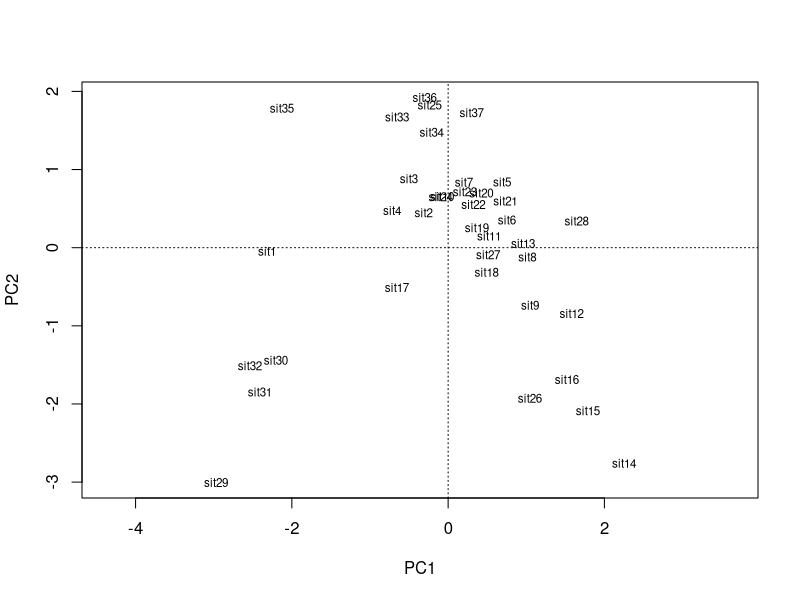
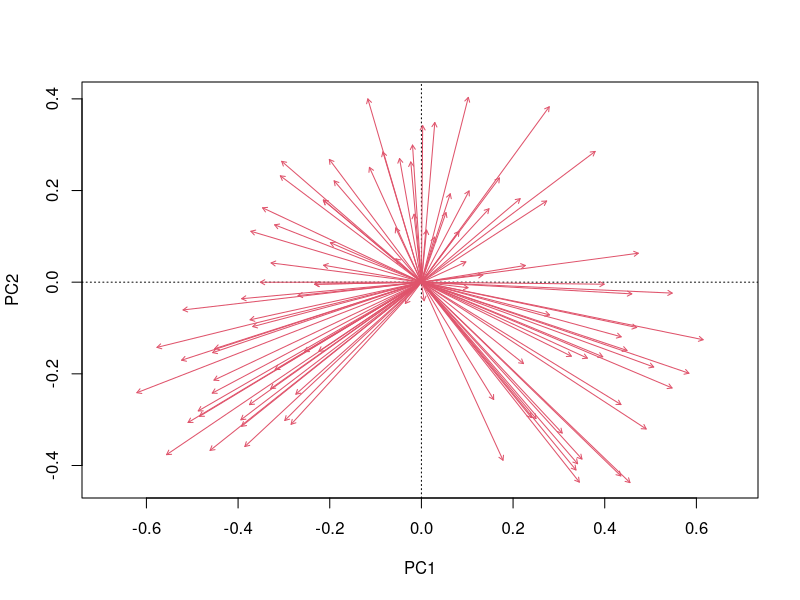
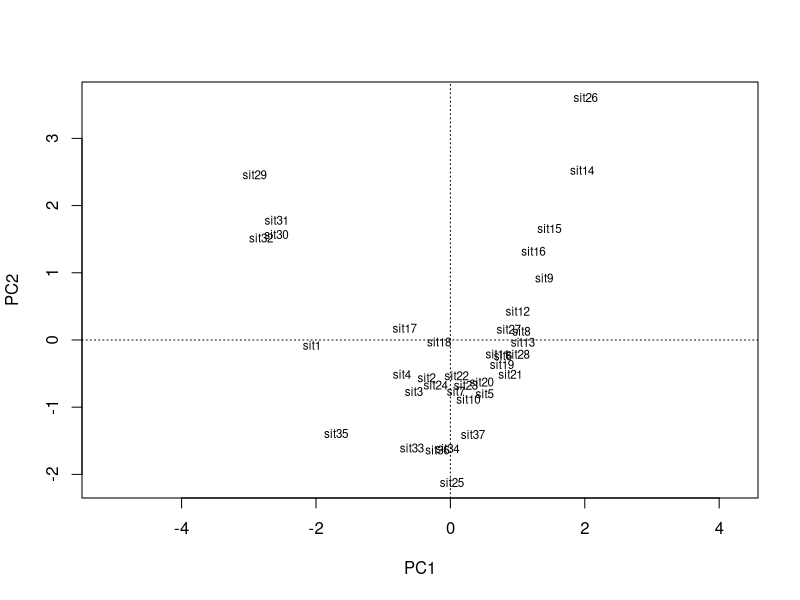
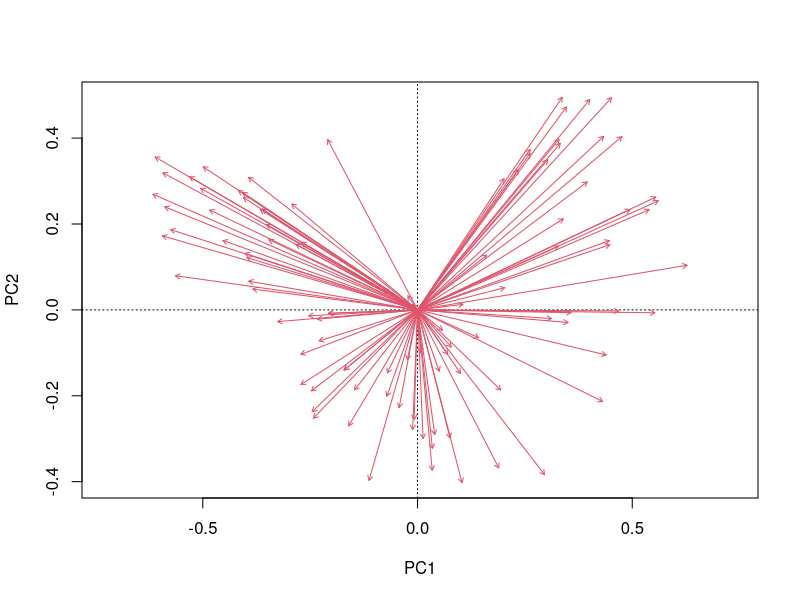
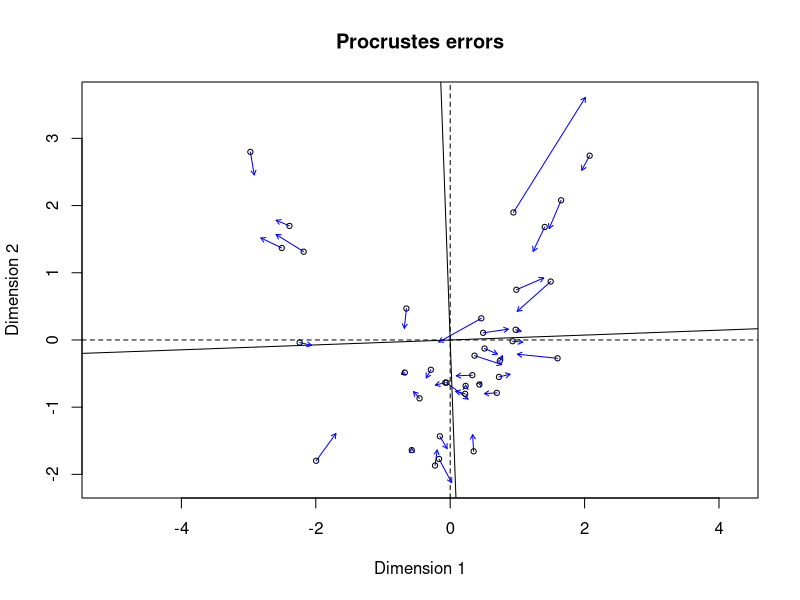
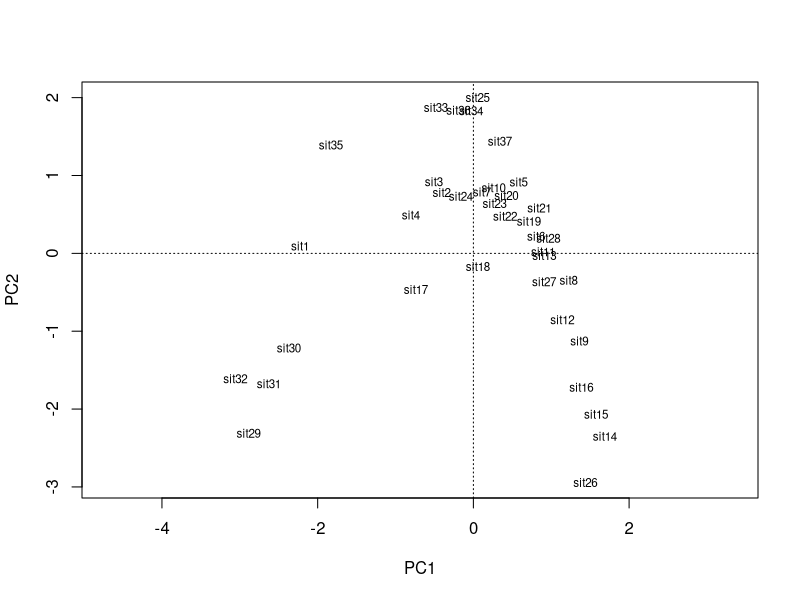

Recreate these plots in R, in order. (Note: this script raises an error after producing the figures.)
# title: "Корреспондентный анализ и анализ главных компонент"
# subtitle: "Анализ и визуализация многомерных данных с использованием R"
# author: Марина Варфоломеева, Вадим Хайтов


## Пример: Птицы в лесах Австралии

# Обилие 102 видов птиц в 37 сайтах в юго-восточной Австралии (Mac Nally, 1989; данные из Quinn, Keough, 2002). Можно ли описать отношения между сайтами небольшим числом главных компонент?
library(readxl)
birds <- read_excel(path = "data/macnally.xlsx")
str(birds)


## Задание: Проведите анализ главных компонент
library(vegan)
birds_pca <- rda(birds[, -c(1,2)], scale = T )

eig <- eigenvals(birds_pca)

biplot(birds_pca, scaling = 2, display = "sites")
biplot(birds_pca, scaling = 2, display = "species")



# расстояние Хеллингера (Hellinger distance)
birds_h <- decostand(birds[ , -c(1, 2)], "hellinger")

# хордальное расстояние (chord distance)
birds_ch <- decostand(birds[ , -c(1, 2)], "norm")

## Задание: Проведите анализ главных компонент по трансформированным данным
# Сравните долю дисперсии, объясненной первыми двумя компонентами с результатами анализа нетрансформированных данных.
# - В каком случае объясненная дисперсия больше?
# Сравните получившиеся ординации объектов.
# - Исчез ли "эффект подковы" после трансформации?
# - Изменилась ли группировка объектов?

birds_ch_pca <- rda(birds_ch, scale = T)
eigenvals(birds_ch_pca)
biplot(birds_ch_pca, scaling=2, display = "sites")
biplot(birds_ch_pca, scaling=2, display = "species")

plot(procrustes(birds_ch_pca, birds_pca))


birds_h_pca <- rda(birds_h, scale = T)
eigenvals(birds_h_pca)
biplot(birds_h_pca, scaling=2, display = "sites")



## Ординация до и после трансформации данных
op <- par(mfrow = c(1, 3), cex = 0.9, mar = c(4, 4, 2.5, 0.5))
biplot(bird_pca, display = "sites", scaling = 1, main = "PCA,\nбез трансформации")
plot(procrustes(bird_h_pca, bird_pca), main = "Прокрустово\nпреобразование")
biplot(bird_h_pca, display = "sites", scaling = 1, main = "PCA,\nтрансформация Хеллингера")
par(op)


# Корреспондентный анализ

## Пример: Крысы
# Число грызунов разных видов в нескольких сайтах в южной Калифорнии (Bolger et al. 1997; данные из Quinn, Keough, 2002). Некоторые из этих сайтов оказались изолированы из-за урбанизации. Кроме того, несколько сайтов в исследовании из нефрагментированной местности.

rats <- read.csv("data/bolger1.csv")


## Задание: проведите анализ главных компонент
# - Используйте хордальное расстояние
# - Нарисуйте биплот расстояний

rats_pca <- rda(rats[, -c(1,2)], scale = T)

biplot(rats_pca, scaling = 2, display = "sites")
summary(rats_pca)



## Корреспондентный анализ данных про крыс
rats_ca <- cca(rats[ , -c(1, 2)])
summary(rats_ca)




## Сколько общей инерции объясняют первые две главных оси?


## Сколько главных осей достаточно?



## Биплот расстояний
plot(rats_ca, scaling = 1)

screeplot(rats_ca, bstick = T)

## Создаем функцию, чтобы быстрее рисовать цветные графики
col_ord_plot <- function(ord, scaling = 1, colvec = NULL, colfac, pch = 21, lab.cex = 1, leg.cex = 0.9, leg.pos = "bottom", ncol = 1, display.labs = TRUE, display.legend = TRUE, ...){
  if(is.null(colvec)){ # создаем вектор цветов
  ncolours <- length(levels(colfac))
  colvec <- rainbow(ncolours, s = 0.8, v = 0.9)
  }
  plot(ord, type = "n", scaling = scaling, ...) # пустой график
  # точки, раскрашенные по уровням фактора
  points(ord, display = "sites", scaling = scaling, pch = pch,
         col = colvec[colfac], bg = colvec[colfac], ...)
  if(display.labs == TRUE){ # подписи переменных
  text(ord, display = "species", scaling = scaling, cex = lab.cex)
  }
  if(display.legend == TRUE) { # легенда
  legend(x = leg.pos, legend = levels(colfac), bty = "n", pch = pch,
         col = colvec, pt.bg = colvec, cex = leg.cex, ncol = ncol)
  }
}

## График PCA
col_ord_plot(ord = rats_pca, colvec = c("steelblue", "red2"),    colfac = rats$TYPE, main = "PCA, хордальное расстояние")

## График CA
col_ord_plot(ord = rats_ca, colvec = c("steelblue", "red2"),  colfac = rats$TYPE, leg.pos = "topleft", main = "CA")






## Задание: Проведите корреспондентный анализ данных про птиц
# - исчез ли эффект подковы?


birds_ca <- cca(birds[, -c(1,2)])
str(birds)
birds$HABITAT <- factor(birds$HABITAT)

birds_mds <- metaMDS(birds[, -c(1,2)], distance = "bray")

col_ord_plot(ord = birds_ca,  colfac = birds$HABITAT, leg.pos = "topleft", main = "CA", display.labs = F)

col_ord_plot(ord = birds_mds,  colfac = birds$HABITAT, leg.pos = "topleft", main = "CA", display.labs = F)


plot(procrustes(birds_mds, birds_ca))

plot(procrustes(birds_mds, birds_pca))


length(eigenvals(birds_pca))

length((birds_ca))

summary(birds_ca)

ncol(birds[, -c(1,2)])
